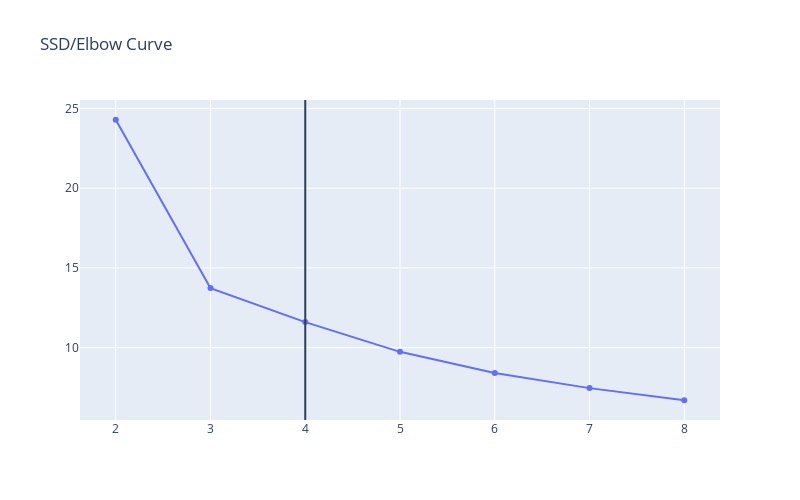

The cell this chart's notebook holds for it:
### Code cell
import plotly.graph_objects as go
ssd = []
range_n_clusters = [2, 3, 4, 5, 6, 7, 8]
for num_clusters in range_n_clusters:
    kmeans = KMeans(n_clusters=num_clusters, max_iter=150)
    kmeans.fit(data_scaled[col_names])
    
    ssd.append(kmeans.inertia_)
    
# plot the SSDs for each n_clusters
ssddf = pd.DataFrame(ssd)
ssddf.columns = ['SSD']
fig = go.Figure(data=go.Scatter(x=range_n_clusters, y=ssddf['SSD']))
fig.update_layout(height=500, width=800, title_text="SSD/Elbow Curve", shapes=[
    dict(
      type= 'line',
      yref= 'paper', y0= 0, y1= 1,
      xref= 'x', x0= 4, x1= 4
    )
] )
fig.show()

### Figure 1 — Plotly figure (JSON) as saved in the notebook; plotly's stock layout.template omitted (floating-point values rounded to 4 significant figures)
{"data": [{"type": "scatter", "x": [2, 3, 4, 5, 6, 7, 8], "y": [24.29, 13.73, 11.6, 9.736, 8.409, 7.461, 6.7]}], "layout": {"height": 500, "shapes": [{"type": "line", "x0": 4, "x1": 4, "xref": "x", "y0": 0, "y1": 1, "yref": "paper"}], "title": {"text": "SSD/Elbow Curve"}, "width": 800}}
